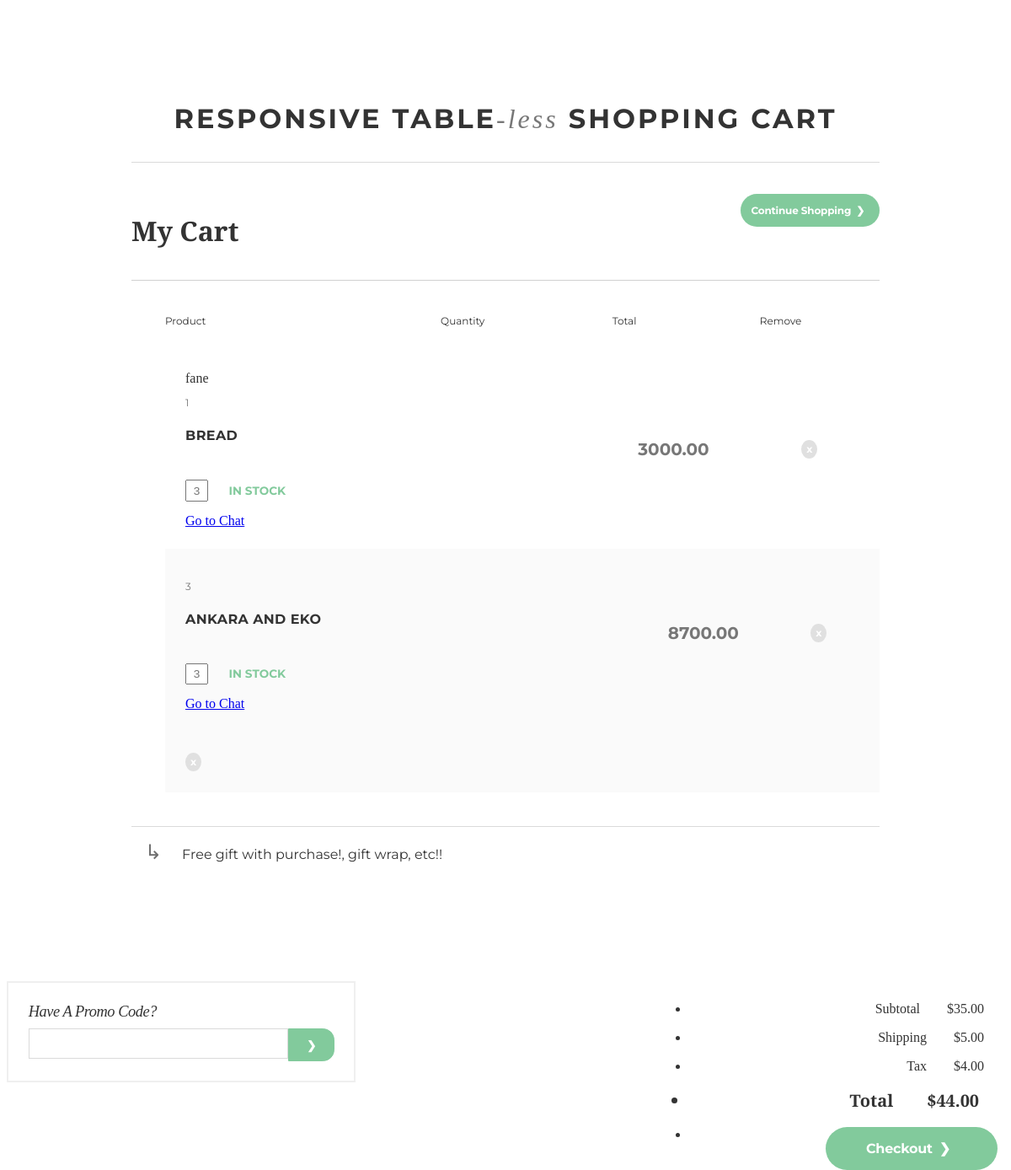
Screenshot of / (signed in) with the database file from the repository.
### Vapp/models.py (models this page shows, shortened)
class CustomOrder(models.Model):
    class OrderChoices(models.TextChoices):
        cancelled = "Cancelled", "Cancelled"
        completed = "Completed", "Completed"
        pending = "Pending", "Pending"
    class AcceptChoices(models.TextChoices):
        yes = "Yes", "Yes"
        no = "No", "No"
        pending = "Pending", "Pending"
    class DeliveryChoices(models.TextChoices):
        processing = "Processing", "Processing"
        pending = "Pending", "Pending"
        shipped = "Shipped", "Shipped"
        delivered = "Delivered", "Delivered"
    user = models.ForeignKey(User, on_delete=models.CASCADE)
    product = models.ForeignKey('Product', on_delete=models.CASCADE, related_name='ordered_items')
    store = models.ForeignKey('Store', on_delete=models.CASCADE, related_name='orders')
    specifications = models.TextField()
    price = models.DecimalField(max_digits=10, decimal_places=2, blank=True, null=True)
    proposed_price = models.DecimalField(max_digits=10, decimal_places=2, blank=True, null=True)
    address = models.CharField(max_length=50)
    phone = models.CharField(max_length=50)
    counter_offer = models.BooleanField(default=False)
    created_at = models.DateTimeField(auto_now_add=True)
    updated_at = models.DateTimeField(auto_now=True)
    processing_date = models.DateTimeField(blank=True, null=True)
    delivery_date = models.DateTimeField(blank=True, null=True)
    shipped_date = models.DateField(blank=True, null=True)
    accept_status = models.CharField(max_length=15, choices=AcceptChoices.choices, default=AcceptChoices.pending)
    delivery_status = models.CharField(max_length=15, choices=DeliveryChoices.choices, default=DeliveryChoices.pending)
    order_status = models.CharField(max_length=15, choices=OrderChoices.choices, default=OrderChoices.pending)

class Product(models.Model):
    name = models.CharField(max_length=50)
    slug = AutoSlugField(populate_from='name', unique=True, always_update=True, editable=True)
    description = models.TextField()
    price = models.DecimalField(max_digits=10, decimal_places=2)
    inventory = models.PositiveIntegerField()
    category = models.ForeignKey('Category', on_delete=models.CASCADE, related_name='products')
    store = models.ForeignKey(Store, on_delete=models.CASCADE, related_name='products')
    created_at = models.DateTimeField(auto_now_add=True)
    updated_at = models.DateTimeField(auto_now=True)

### Vapp/views.py (the view)
# urls.py: path('', views.order, name='index'),
def order(request):
    if CustomOrder.objects.filter(user=request.user):
        order = CustomOrder.objects.filter(user=request.user)
        return render(request, 'orders.html', {'order': order})
    elif CustomOrder.objects.filter(store__vendor=request.user):
        order = CustomOrder.objects.filter(store__vendor=request.user)
        return render(request, 'orders.html', {'order': order})
    else:
        return render(request, 'orders.html')

### Vapp/templates/orders.html (shortened to what this page needs)
<!DOCTYPE html>
<html>
<head>
</head>
<body>
<div class="wrap cf">
  <h1 class="projTitle">Responsive Table<span>-Less</span> Shopping Cart</h1>
  <div class="heading cf">
    <h1>My Cart</h1>
    <a href="#" class="continue">Continue Shopping</a>
  </div>
  <div class="cart">
   <ul class="tableHead">
      <li class="prodHeader">Product</li>
      <li>Quantity</li>
      <li>Total</li>
       <li>Remove</li>
    </ul>
    <ul class="cartWrap">
      <li class="items odd">
        {{request.user.username}}
      {% for item in order %}
    <div class="infoWrap">
        <div class="cartSection">
          <p class="itemNumber">{{item.id}}</p>
          <h3>{{item.product.name}}</h3>
           <p> <input type="text"  class="qty" placeholder="3"/> </p>
          <p class="stockStatus"> In Stock</p>
        </div>
        <div class="prodTotal cartSection">
          <p>{{item.price}}</p>
        </div>
              <div class="cartSection removeWrap">
           <a href="#" class="remove">x</a>
        </div>
      </div>
      <a href="{% url 'chat' item.id %}" class="button-link">Go to Chat</a>
      </li>
      <li class="items even">
        {%endfor%}
            <div class="cartSection removeWrap">
           <a href="#" class="remove">x</a>
        </div>
         </div>
         <div class="special"><div class="specialContent">Free gift with purchase!, gift wrap, etc!!</div></div>
  </div>
  <div class="promoCode"><label for="promo">Have A Promo Code?</label><input type="text" name="promo" placholder="Enter Code" />
  <a href="#" class="btn"></a></div>
  <div class="subtotal cf">
    <ul>
      <li class="totalRow"><span class="label">Subtotal</span><span class="value">$35.00</span></li>
          <li class="totalRow"><span class="label">Shipping</span><span class="value">$5.00</span></li>
            <li class="totalRow"><span class="label">Tax</span><span class="value">$4.00</span></li>
            <li class="totalRow final"><span class="label">Total</span><span class="value">$44.00</span></li>
      <li class="totalRow"><a href="#" class="btn continue">Checkout</a></li>
    </ul>
  </div>
</body>
</html>

### rows the page displays
CustomOrder: id "1", product.name "BREAD", price "3000.00"
CustomOrder: id "3", product.name "ANKARA AND EKO", price "8700.00"

### other values shown
{{ request.user.username }} "fane"
